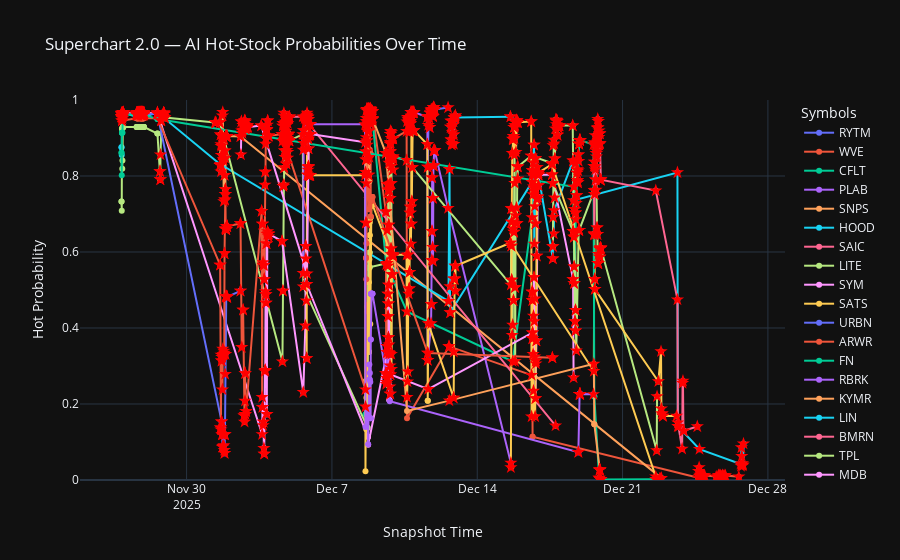

Notebook code for this chart:
### Code cell
import plotly.graph_objects as go

# Ensure snapshot_time is datetime
all_signals['snapshot_time'] = pd.to_datetime(all_signals['snapshot_time'])

# Select top 20 symbols by max probability for clarity
top_symbols = (
    all_signals.groupby('symbol')['hot_probability']
    .max()
    .sort_values(ascending=False)
    .head(20)
    .index
)

df_chart = all_signals[all_signals['symbol'].isin(top_symbols)]

# Create figure
fig = go.Figure()

# Add a line for each symbol
for symbol in top_symbols:
    df_sym = df_chart[df_chart['symbol'] == symbol].sort_values('snapshot_time')
    fig.add_trace(go.Scatter(
        x=df_sym['snapshot_time'],
        y=df_sym['hot_probability'],
        mode='lines+markers',
        name=symbol,
        line=dict(width=2),
        marker=dict(size=6),
        hovertemplate='Symbol: %{text}<br>Time: %{x}<br>Prob: %{y:.3f}',
        text=[symbol]*len(df_sym)
    ))

# Highlight top-N per snapshot (e.g., top 3)
top_n = 3
top_per_snapshot = (
    df_chart.sort_values(['snapshot_time', 'hot_probability'], ascending=[True, False])
            .groupby('snapshot_time')
            .head(top_n)
)

fig.add_trace(go.Scatter(
    x=top_per_snapshot['snapshot_time'],
    y=top_per_snapshot['hot_probability'],
    mode='markers',
    marker=dict(size=10, color='red', symbol='star'),
    name='Top Hot',
    hovertemplate='Top Hot Symbol: %{text}<br>Time: %{x}<br>Prob: %{y:.3f}',
    text=top_per_snapshot['symbol']
))

# Layout
fig.update_layout(
    title="Superchart 2.0 — AI Hot-Stock Probabilities Over Time",
    xaxis_title="Snapshot Time",
    yaxis_title="Hot Probability",
    yaxis=dict(range=[0, 1]),
    hovermode='closest',
    legend_title="Symbols",
    template="plotly_dark"
)


chart_path = os.path.join(OUTPUT_DIR, f"superchart_interactive-2.0.html")
fig.write_html(chart_path, include_plotlyjs='cdn')
